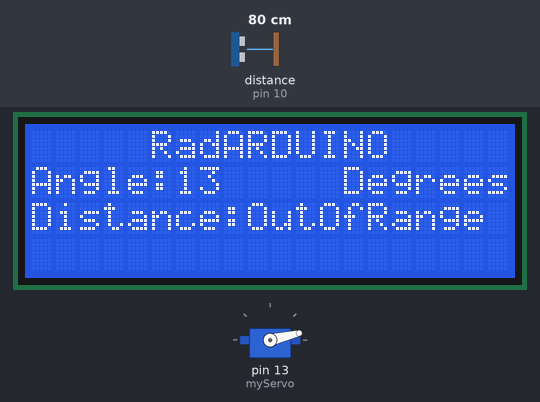
The sketch below on a simulated Arduino Uno, built with avr-gcc and run on an emulated ATmega328P. Parts: servo, 20×4 character LCD. Wiring (inferred from the names in the program): ultrasonic range finder: trigger pin 9; echo pin 10. The inputs (shaded band) are chosen by the test bench; at power-on: distance to the obstacle (sensor on pin 10) 80 cm. The echo pulse lasts 58.3 µs per cm; what the sketch prints to the serial monitor is not drawn.

Above: at 1.22 s.
1.3 s: distance to the obstacle (sensor on pin 10) set to 2 cm
At 1.49 s:
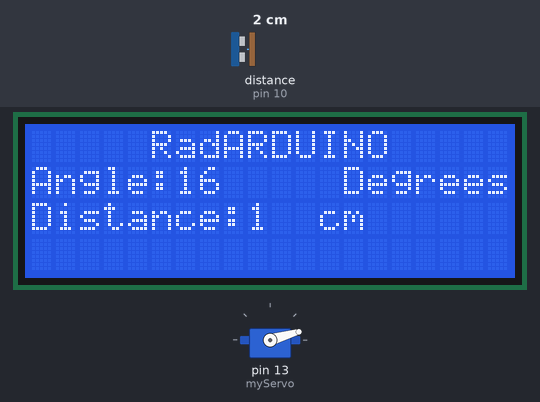
2.8 s: distance to the obstacle (sensor on pin 10) set to 38 cm
At 2.97 s:
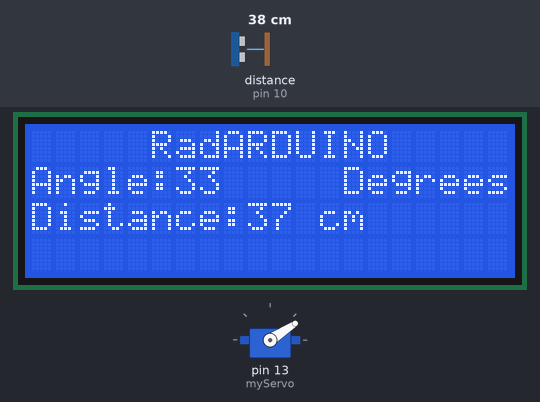
5.1 s: distance to the obstacle (sensor on pin 10) set to 44 cm
At 5.3 s:
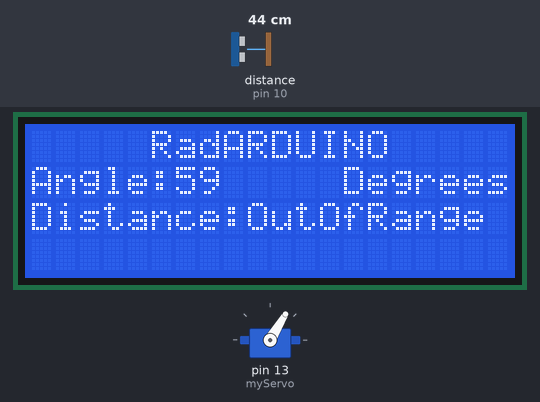
6.7 s: distance to the obstacle (sensor on pin 10) set to 18 cm
At 6.93 s:
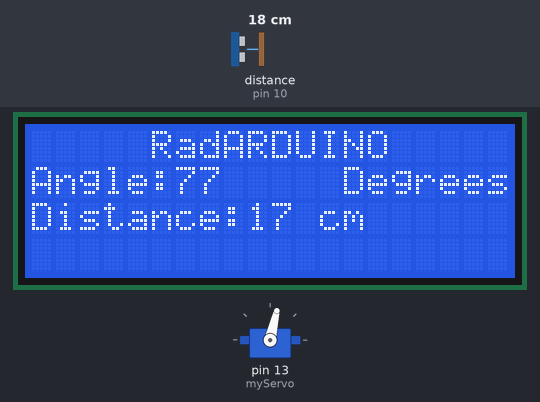
8.4 s: distance to the obstacle (sensor on pin 10) set to 60 cm
At 8.62 s:
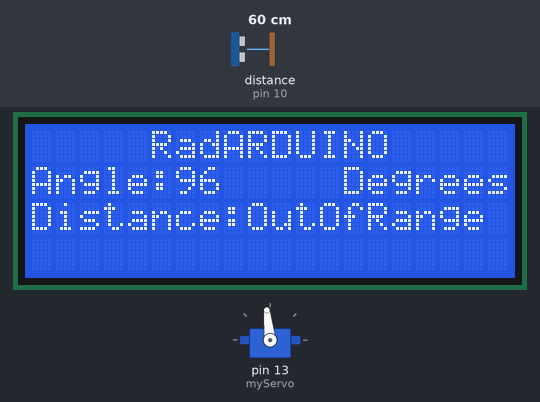
10.1 s: distance to the obstacle (sensor on pin 10) set to 4 cm
At 15.52 s:
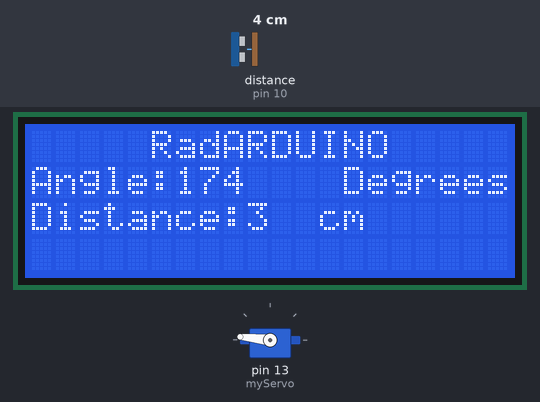
Timing chart, 0 to 15.7 s (numbered marks = the images above; inputs shaded):
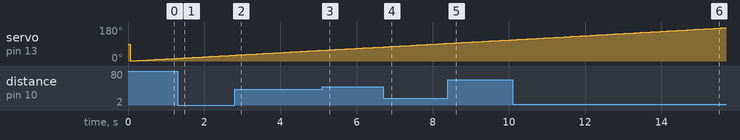

The sketch:

radar.ino
```cpp
#include <Servo.h>
#include <LiquidCrystal.h>


const int trigPin = 9;
const int echoPin = 10;

long duration;
int distance;


LiquidCrystal lcd(12, 11, 5, 4, 3, 2);
Servo myServo;
void setup() {
  Serial.begin(9600);
  // put your setup code here, to run once:
  pinMode(trigPin, OUTPUT); // Sets the trigPin as an Output
  pinMode(echoPin, INPUT); // Sets the echoPin as an Input
  myServo.attach(13);
  lcd.begin(20,4);
  lcd.setCursor(5,0);
  lcd.print("RadARDUINO");
}

void loop() {
  // put your main code here, to run repeatedly:
// rotates the servo motor from 15 to 165 degrees
  int i=0;
  //lcd.setCursor(0,1);
  lcd.display();

  for(int i=1;i<180;i++){
  myServo.write(i);
  delay(30);
  distance = calculateDistance();// Calls a function for calculating the distance measured by the Ultrasonic sensor for each degree
  //lcd.print(i);
  //delay(50);
  //lcd.clear();
  lcd.setCursor(0,1);
  lcd.print("Angle:       Degrees");
  lcd.setCursor(6, 1);
  lcd.print(i);

  lcd.setCursor(0,2);
  lcd.print("Distance:   cm      ");
  lcd.setCursor(9,2);
  if(distance<40){
  lcd.print(distance);
  }
  else{
  lcd.print("OutOfRange");
  //lcd.clear();
  }
  delay(50);
  Serial.print(i); // Sends the current degree into the Serial Port
  Serial.print(","); // Sends addition character right next to the previous value needed later in the Processing IDE for indexing
  Serial.print(distance); // Sends the distance value into the Serial Port
  Serial.print("."); // Sends addition character right next to the previous value needed later in the Processing IDE for indexing
  }

  for(int i=179;i>0;i--){
  myServo.write(i);
  delay(30);
  distance = calculateDistance();// Calls a function for calculating the distance measured by the Ultrasonic sensor for each degree
  //lcd.print(i);
  //delay(50);
  //lcd.clear();
  //lcd.setCursor(0,1);
  //lcd.print("Angle:         ");
  lcd.setCursor(0,1);
  lcd.print("Angle:       Degrees");
  lcd.setCursor(6, 1);
  lcd.print(i);

  lcd.setCursor(0,2);
  lcd.print("Distance:   cm      ");
  lcd.setCursor(9,2);
  if(distance<40){
  lcd.print(distance);
  }
  else{
  lcd.print("OutOfRange");
  //lcd.clear();
  }
  delay(50);
  Serial.print(i); // Sends the current degree into the Serial Port
  Serial.print(","); // Sends addition character right next to the previous value needed later in the Processing IDE for indexing
  Serial.print(distance); // Sends the distance value into the Serial Port
  Serial.print("."); // Sends addition character right next to the previous value needed later in the Processing IDE for indexing
  }

}

int calculateDistance(){

  digitalWrite(trigPin, LOW);
  delayMicroseconds(2);
  // Sets the trigPin on HIGH state for 10 micro seconds
  digitalWrite(trigPin, HIGH);
  delayMicroseconds(10);
  digitalWrite(trigPin, LOW);
  duration = pulseIn(echoPin, HIGH); // Reads the echoPin, returns the sound wave travel time in microseconds
  distance= duration*0.034/2;
  return distance;
}
```

Measured:
- the behaviour switches between 40 and 41 cm on distance to the obstacle (sensor on pin 10) (found by bisection; images 2 and 3)
- after the input at 1.3 s, the display: first changes at once (image 1 shows a later state)
- after the input at 5.1 s, the display: first changes at once (image 3 shows a later state)
- after the input at 6.7 s, the display: first changes after 0.05 s (image 4 shows a later state)
- after the input at 8.4 s, the display: first changes at once (image 5 shows a later state)
- after the input at 10.1 s, the display: first changes after 0.07 s (image 6 shows a later state)
